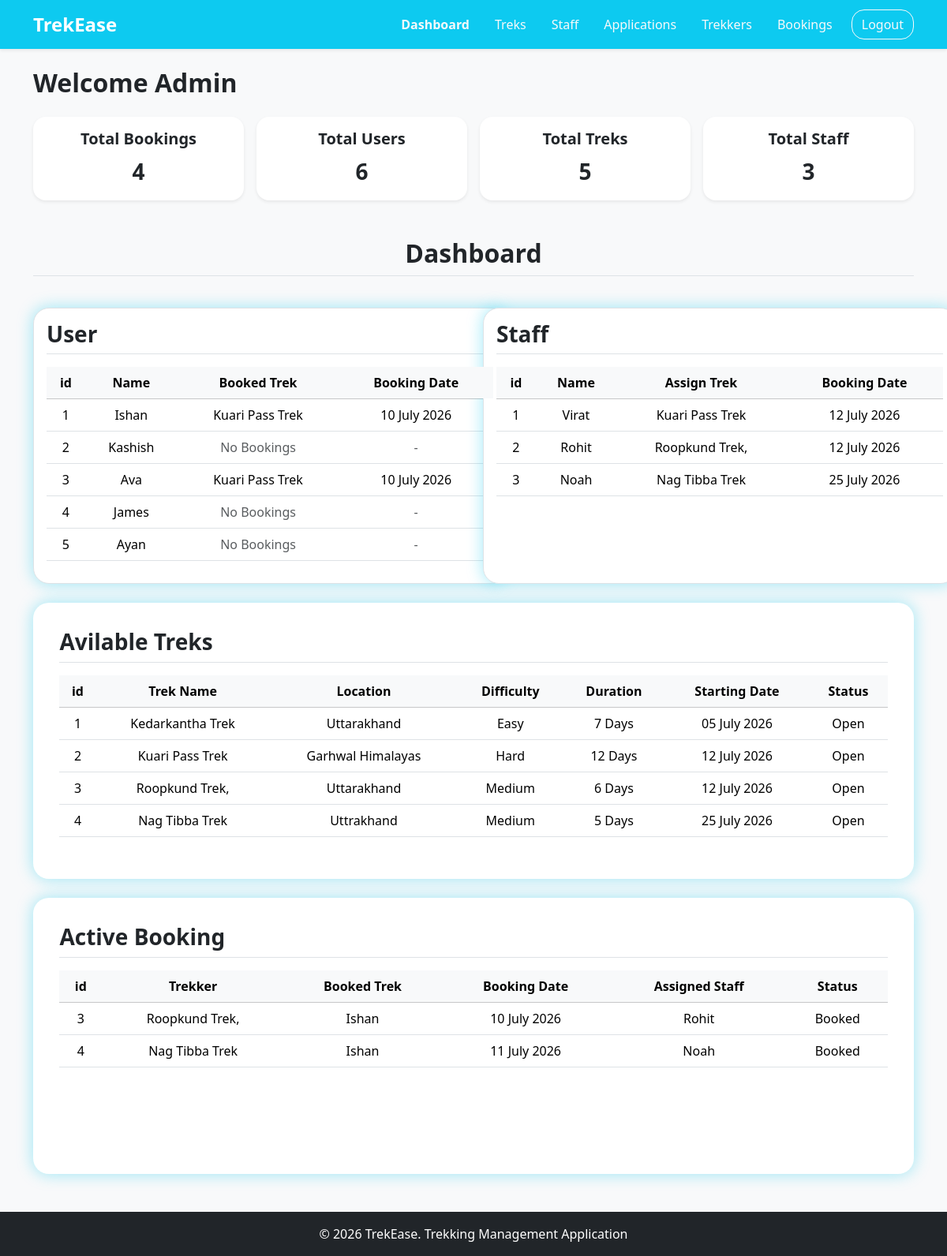
Page /admin_dashboard on the committed database.
### application/models.py (models this page shows)
class User(db.Model):
    __tablename__ = "user"
    id = db.Column(db.Integer(), primary_key=True)
    username = db.Column(db.String(30), unique=True, nullable=False)
    name = db.Column(db.String(30), nullable=False)
    email = db.Column(db.String(80), unique=True, nullable=False)
    password = db.Column(db.String, nullable=False)
    phone_no = db.Column(db.String(10), unique=True)
    status = db.Column(db.String, default="Active")
    role = db.Column(db.String, default="user", nullable=True)
    created_at = db.Column(db.Date, default=date.today)
    bookings = db.relationship("Booking", backref="user")
    assigned_trek = db.relationship("Trek", backref="staff")

class Trek(db.Model):
    __tablename__ = "trek"
    id = db.Column(db.Integer(), primary_key=True)
    trek_name = db.Column(db.String(30), unique=True, nullable=False)
    location = db.Column(db.String(), nullable=False)
    difficulty = db.Column(db.String(), nullable=False)
    duration = db.Column(db.Integer(), nullable=False)
    available_slots = db.Column(db.Integer(), nullable=False)
    staff_id = db.Column(db.Integer(), db.ForeignKey("user.id"))
    status = db.Column(db.String(), default="Open", nullable=False)
    start_date = db.Column(db.Date, nullable=False)
    end_date = db.Column(db.Date, nullable=False)
    description = db.Column(db.Text)
    image = db.Column(db.String(), nullable=False)
    created_at = db.Column(db.Date, default=date.today, nullable=False)
    bookings = db.relationship("Booking", backref="trek")

class Booking(db.Model):
    __tablename__ = "booking"
    id = db.Column(db.Integer, primary_key=True)
    trek_id = db.Column(db.Integer, db.ForeignKey("trek.id"))
    user_id = db.Column(db.Integer, db.ForeignKey("user.id"))
    status = db.Column(db.String(), default="Booked")
    booking_date = db.Column(db.Date, default=date.today)

### application/controllers.py (the view)
@app.route("/admin_dashboard")
def admin_dashboard():
    admin = User.query.get(1)
    trek_count = Trek.query.count()
    user_count = User.query.filter_by(role='user').count()
    staff_count = User.query.filter(User.role=='staff', User.status=='Active').count()
    booking_count = Booking.query.count()
    active_staff = User.query.filter(User.role=='staff', User.status=='Active')
    trekkers = User.query.filter_by(role='user')
    active_bookings = Booking.query.filter_by(status="Booked").all()
    treks = Trek.query.filter_by(status="Open")
    return render_template("/admin/admin_dashboard.html", user=admin, trek_count=trek_count, user_count=user_count,
                            staff_count=staff_count, booking_count=booking_count, active_staff=active_staff,
                            trekkers=trekkers, treks=treks, active_bookings=active_bookings)

### templates/admin/admin_dashboard.html (shortened to what this page needs)
<!DOCTYPE html>
<html lang="en">
<head>
    <link href="https://cdn.jsdelivr.net/npm/bootstrap@5.3.2/dist/css/bootstrap.min.css" rel="stylesheet">
    <link rel="stylesheet" href="/static/style.css">
</head>
<body class="d-flex flex-column min-vh-100 bg-light">
    <nav class="navbar navbar-expand-lg navbar-dark bg-info shadow-sm">
        <div class="container">
            <div class="navbar-brand ">
                <a class="navbar-brand fw-bold fs-4" href="#">TrekEase</a>
            </div>
            <ul class="nav align-items-center">
                <li class="nav-item"><a class="nav-link active link-light fw-bold" href="#">Dashboard</a></li>
                <li class="nav-item"><a class="nav-link link-light" href="treks">Treks</a></li>
                <li class="nav-item"><a class="nav-link link-light" href="staff">Staff</a></li>
                <li class="nav-item"><a class="nav-link link-light" href="pending_staff">Applications</a></li>
                <li class="nav-item"><a class="nav-link link-light" href="users">Trekkers</a></li>
                <li class="nav-item"><a class="nav-link link-light" href="bookings">Bookings</a></li>
                <li class="nav-item ms-2">
                    <a href="/" class="btn btn-outline-light rounded-4">Logout</a>
                </li>
            </ul>
        </div>
    </nav>
    <div class="container flex-grow-1 my-4">
        <div class="mb-4">
            <h2 class="fw-bold text-dark">Welcome {{user.name}}</h2>
        </div>
        <div class="text-center row g-3 mb-5">
            <div class="col-md-3 col-sm-6">
                <div class="card h-100 rounded-4 shadow-sm border-0">
                    <div class="card-body">
                        <h5 class="card-title fw-bold ">Total Bookings</h5>
                        <p class="card-text text-dark fs-3 fw-semibold mb-0">{{booking_count}}</p>
                    </div>
                </div>
            </div>
            <div class="col-md-3 col-sm-6">
                <div class="card h-100 rounded-4 shadow-sm border-0">
                    <div class="card-body">
                        <h5 class="card-title fw-bold ">Total Users</h5>
                        <p class="card-text text-dark fs-3 fw-semibold mb-0">{{user_count}}</p>
                    </div>
                </div>
            </div>
            <div class="col-md-3 col-sm-6">
                <div class="card h-100 rounded-4 shadow-sm border-0">
                    <div class="card-body">
                        <h5 class="card-title fw-bold ">Total Treks</h5>
                        <p class="card-text text-dark fs-3 fw-semibold mb-0">{{trek_count}}</p>
                    </div>
                </div>
            </div>
            <div class="col-md-3 col-sm-6">
                <div class="card h-100 rounded-4 shadow-sm border-0">
                    <div class="card-body">
                        <h5 class="card-title fw-bold ">Total Staff</h5>
                        <p class="card-text text-dark fs-3 fw-semibold mb-0">{{staff_count}}</p>
                    </div>
                </div>
            </div>
        </div>
        <h2 class="text-center fw-semibold mb-3 border-bottom pb-2">Dashboard</h2>
        <br>
        <div class="row g-4 mb-4">
            <div class="col-lg-6">
                <div class="admin-tables bg-white border p-3">
                    <h3 class="fw-semibold mb-3 border-bottom pb-2">User</h3>
                    <div class="table-responsive no-scrollbar" style="max-height: 250px; overflow-y: auto;">
                        <table class="table table-hover align-middle text-nowrap mb-0">
                            <thead class="table-light text-center sticky-top">
                                <tr>
                                    <th scope="col">id</th>
                                    <th scope="col">Name</th>
                                    <th scope="col">Booked Trek</th>
                                    <th scope="col">Booking Date</th>
                                </tr>
                            </thead>
                            <tbody class="text-center">
                                {% for user in trekkers %}
                                <tr>
                                    <td>{{loop.index}}</td>
                                    <td>{{user.name}}</td>
                                    <td>
                                        {% if user.bookings %}
                                        {{ user.bookings[0].trek.trek_name }}
                                        {% else %}
                                        <span class="text-muted">No Bookings</span>
                                        {% endif %}
                                    </td>
                                    <td>
                                        {% if user.bookings %}
                                        {{ user.bookings[0].booking_date.strftime("%d %B %Y") }}
                                        {% else %}
                                        <span class="text-muted">-</span>
                                        {% endif %}
                                    </td>
                                </tr>
                                {% endfor %}
                            </tbody>
                        </table>
                    </div>
                </div>
            </div>
            <div class="col-lg-6">
                <div class="admin-tables bg-white border p-3 ">
                    <h3 class="fw-semibold mb-3 border-bottom pb-2">Staff</h3>
                    <div class="table-responsive no-scrollbar" style="max-height: 250px; overflow-y: auto;">
                        <table class="table table-hover align-middle mb-0">
                            <thead class="text-center table-light sticky-top">
                                <tr>
                                    <th scope="col">id</th>
                                    <th scope="col">Name</th>
                                    <th scope="col">Assign Trek</th>
                                    <th scope="col">Booking Date</th>
                                </tr>
                            <tbody class="text-center">
                                {% for staff in active_staff %}
                                <tr>
                                    <td>{{ loop.index }}</td>
                                    <td>{{ staff.name }}</td>
                                    <td>
                                        {% if staff.assigned_trek %}
                                        {{ staff.assigned_trek[0].trek_name }}
                                        {% else %}
                                        <span class="text-muted">-</span>
                                        {% endif %}
                                    </td>
                                    <td>
                                        {% if staff.assigned_trek %}
                                        {{staff.assigned_trek[0].start_date.strftime("%d %B %Y")}}
                                        {% else %}
                                        <span class="text-muted">-</span>
                                        {% endif %}
                                    </td>
                                </tr>
                                {% endfor %}
                            </tbody>
                        </table>
                    </div>
                </div>
            </div>
        </div>
        <div class="admin-tables mb-4">
            <h3 class="fw-semibold mb-3 border-bottom pb-2">Avilable Treks</h3>
            <div class="table-responsive no-scrollbar" style="max-height: 250px; overflow-y: auto;">
                <table class="table table-hover align-middle mb-0">
                    <thead class="text-center table-light sticky-top">
                        <tr>
                            <th scope="col">id</th>
                            <th scope="col">Trek Name</th>
                            <th scope="col">Location</th>
                            <th scope="col">Difficulty</th>
                            <th scope="col">Duration</th>
                            <th scope="col">Starting Date</th>
                            <th scope="col">Status</th>
                        </tr>
                    </thead>
                    <tbody class="text-center">
                        {% for trek in treks %}
                        <tr>
                            <td>{{loop.index}}</td>
                            <td>{{trek.trek_name}}</td>
                            <td>{{trek.location}}</td>
                            <td>{{trek.difficulty}}</td>
                            <td>{{trek.duration}} Days</td>
                            <td>{{trek.start_date.strftime("%d %B %Y")}}</td>
                            <td>{{trek.status}}</td>
                        </tr>
                        {% endfor %}
                    </tbody>
                </table>
            </div>
        </div>
        <div class="admin-tables">
            <h3 class="fw-semibold mb-3  border-bottom pb-2">Active Booking</h3>
            <div class="table-responsive no-scrollbar" style="max-height: 250px; overflow-y: auto;">
                <table class="table table-hover align-middle">
                    <thead class="text-center table-light sticky-top">
                        <tr>
                            <th scope="col">id</th>
                            <th scope="col">Trekker</th>
                            <th scope="col">Booked Trek</th>
                            <th scope="col">Booking Date</th>
                            <th scope="col">Assigned Staff</th>
                            <th scope="col">Status</th>
                        </tr>
                    </thead>
                    <tbody class="text-center">
                        {% for book in active_bookings %}
                        <tr>
                            <td>{{book.id}}</td>
                            <td>{{book.trek.trek_name}}</td>
                            <td>{{book.user.name}}</td>
                            <td>{{book.booking_date.strftime("%d %B %Y")}}</td>
                            <td>{{book.trek.staff.name if (book.trek and book.trek.staff) else 'Unassigned'}}</td>
                            <td>{{book.status}}</td>
                        </tr>
                        {% endfor %}
                    </tbody>
                </table>
            </div>
        </div>
    </div>
    <br>
    <footer class="bg-dark text-white py-3 text-center mt-auto">
        <div class="container">
            <span>&copy; 2026 TrekEase. Trekking Management Application</span>
        </div>
    </footer>
</body>
</html>

### static/style.css (style rules this page uses)
body { background-color: azure; }
.admin-tables { border: 2px grey; padding: 3%; min-width: 600px; min-height: 350px; margin-top: 5%; background-color: white; border-radius: 20px; height: fit-content; margin: auto; box-shadow: 0 0 20px rgba(13, 202, 240, 0.4); }
.no-scrollbar { -ms-overflow-style: none !important; scrollbar-width: none !important; }

### rows in the picture
User: name "Admin"
User: name "Ishan", trek_name "Kuari Pass Trek", booking_date "10 July 2026"
User: name "Kashish", shows "No Bookings"
User: name "Ava", trek_name "Kuari Pass Trek", booking_date "10 July 2026"
User: name "James", shows "No Bookings"
User: name "Ayan", shows "No Bookings"
User: name "Virat", trek_name "Kuari Pass Trek", start_date "12 July 2026"
User: name "Rohit", trek_name "Roopkund Trek,", start_date "12 July 2026"
User: name "Noah", trek_name "Nag Tibba Trek", start_date "25 July 2026"
Trek: trek_name "Kedarkantha Trek", location "Uttarakhand", difficulty "Easy", duration "7", start_date "05 July 2026", status "Open"
Trek: trek_name "Kuari Pass Trek", location "Garhwal Himalayas", difficulty "Hard", duration "12", start_date "12 July 2026", status "Open"
Trek: trek_name "Roopkund Trek,", location "Uttarakhand", difficulty "Medium", duration "6", start_date "12 July 2026", status "Open"
Trek: trek_name "Nag Tibba Trek", location "Uttrakhand", difficulty "Medium", duration "5", start_date "25 July 2026", status "Open"
Booking: id "3", trek.trek_name "Roopkund Trek,", user.name "Ishan", booking_date "10 July 2026", trek.staff "Rohit", status "Booked"
Booking: id "4", trek.trek_name "Nag Tibba Trek", user.name "Ishan", booking_date "11 July 2026", trek.staff "Noah", status "Booked"

### other values in the picture
{{ booking_count }} "4"
{{ user_count }} "6"
{{ trek_count }} "5"
{{ staff_count }} "3"
